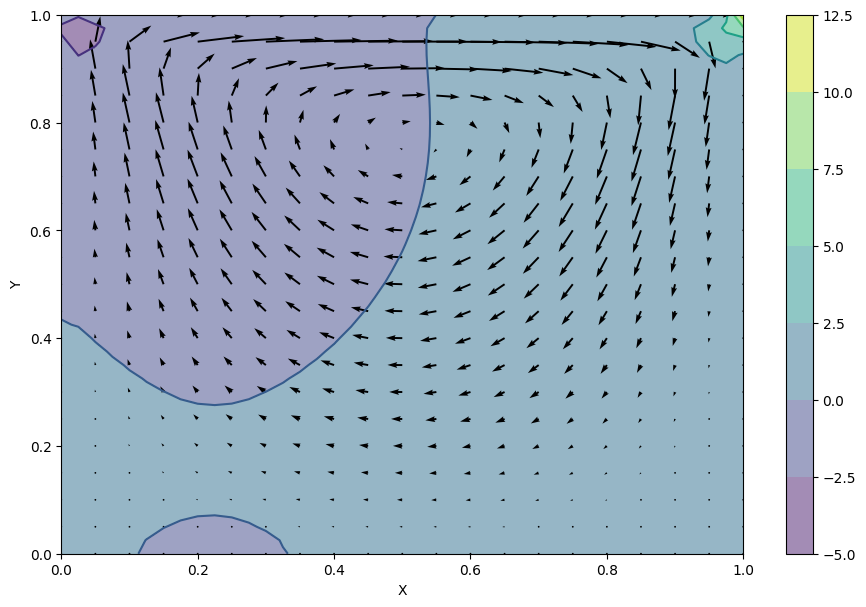

The script that saved this image:
import numpy as np
from matplotlib import pyplot, cm
from devito import Grid, TimeFunction, Function, Eq, solve, Operator, configuration, SubDomain, NODE
from devito.symbolics import retrieve_functions, INT

######## same as 02.py but using subdomains for the pressure field (including the bc implementation)
# also this approach utilises a modified stencil approach to implement the neumann bcs

ny = 41
nx = 41


nt = 2000
nit = 50


x_coord = np.linspace(0, 1, nx)
y_coord = np.linspace(0, 1, ny)


Y, X = np.meshgrid(x_coord, y_coord)

rho = 1
nu = .1
dt = .0007
so = 2
    

# Use subdomains just for pressure field for now
class Sub1(SubDomain):
    name = 'sub1'
    def __init__(self, S_O):
        super().__init__()
        self.S_O = S_O

    def define(self, dimensions):
        x, y = dimensions
        return {x: ('left', 1), y: ('middle', ny-2, 1)}
    

class Sub2(SubDomain):
    name = 'sub2'
    def __init__(self, S_O):
        super().__init__()
        self.S_O = S_O

    def define(self, dimensions):
        x, y = dimensions
        return {x: ('middle', 1, 2), y: ('middle', ny-2, 1)}
    

class Sub3(SubDomain):
    name = 'sub3'
    def __init__(self, S_O):
        super().__init__()
        self.S_O = S_O

    def define(self, dimensions):
        x, y = dimensions
        return {x: ('middle', nx-2, 1), y: ('middle', ny-2, 1)}
    


class Sub4(SubDomain):
    name = 'sub4'
    def __init__(self, S_O):
        super().__init__()
        self.S_O = S_O

    def define(self, dimensions):
        x, y = dimensions
        return {x: ('left', 1), y: ('middle', 1, 2)}



class Sub5(SubDomain):
    name = 'sub5'
    def __init__(self, S_O):
        super().__init__()
        self.S_O = S_O

    def define(self, dimensions):
        x, y = dimensions
        return {x: ('middle', 1, 2), y: ('middle', 1, 2)}
    


class Sub6(SubDomain):
    name = 'sub6'
    def __init__(self, S_O):
        super().__init__()
        self.S_O = S_O

    def define(self, dimensions):
        x, y = dimensions
        return {x: ('middle', nx-2, 1), y: ('middle', 1, 2)}
    

class Sub7(SubDomain):
    name = 'sub7'
    def __init__(self, S_O):
        super().__init__()
        self.S_O = S_O

    def define(self, dimensions):
        x, y = dimensions
        return {x: ('left', 1), y: ('left', 1)}
    

class Sub8(SubDomain):
    name = 'sub8'
    def __init__(self, S_O):
        super().__init__()
        self.S_O = S_O

    def define(self, dimensions):
        x, y = dimensions
        return {x: ('middle', 1, 2), y: ('left', 1)}
    


class Sub9(SubDomain):
    name = 'sub9'
    def __init__(self, S_O):
        super().__init__()
        self.S_O = S_O

    def define(self, dimensions):
        x, y = dimensions
        return {x: ('middle', nx-2, 1), y: ('left', 1)}


class Sub10(SubDomain):
    name = 'sub10'
    def __init__(self, S_O):
        super().__init__()
        self.S_O = S_O

    def define(self, dimensions):
        x, y = dimensions
        return {x: x, y: ('right', 1)}
    

class Sub11(SubDomain):
    name = 'sub11'
    def __init__(self, S_O):
        super().__init__()
        self.S_O = S_O

    def define(self, dimensions):
        x, y = dimensions
        return {x: ('right', 1), y: ('left', ny-1)}
    


def neumann_bottom(eq, t, subdomain):
    lhs, rhs = eq.evaluate.args

    # Functions present in stencil
    funcs = retrieve_functions(lhs-rhs)

    yind_target = t.indices[-1]

    mapper = {}
    for f in funcs:
        yind = f.indices[-1]
        if (yind - yind_target).as_coeff_Mul()[0] < 0:
            if f.name == 'p':
                mapper.update({f: f.subs({yind: yind_target})})

    # THIS NEEDS TO BE EDITED FOR THE PETSC ONEEE......  i.e need to apply mapper to lhs as well?
    return Eq(lhs, rhs.subs(mapper), subdomain=subdomain)


def neumann_top(eq, t, subdomain):
    lhs, rhs = eq.evaluate.args

    # Functions present in stencil
    funcs = retrieve_functions(lhs-rhs)

    yind_target = t.indices[-1]

    mapper = {}
    for f in funcs:
        # Get the y index
        yind = f.indices[-1]
        # from IPython import embed; embed()
        if (yind - yind_target).as_coeff_Mul()[0] > 0:
            # Symmetric mirror: ghost maps to yind_target (last physical p-cell).
            # For staggered p at y+h_y/2 the top wall sits exactly at the midpoint
            # between yind_target and the ghost, so the Neumann mirror is yind_target.
            if f.name == 'p':
                mapper.update({f: f.subs({yind: yind_target})})

    # return Eq(lhs.subs(mapper), rhs.subs(mapper), subdomain=subdomain)
    return Eq(lhs, rhs.subs(mapper), subdomain=subdomain)


def neumann_left(eq, t, subdomain):
    lhs, rhs = eq.evaluate.args

    # Functions present in stencil
    funcs = retrieve_functions(lhs-rhs)

    xind_target = t.indices[-2]

    mapper = {}
    for f in funcs:
        xind = f.indices[-2]
        if (xind - xind_target).as_coeff_Mul()[0] < 0:
            if f.name == 'p':
                mapper.update({f: f.subs({xind: xind_target})})

    return Eq(lhs, rhs.subs(mapper), subdomain=subdomain)


def neumann_right(eq, t, subdomain):
    lhs, rhs = eq.evaluate.args

    # Functions present in stencil
    funcs = retrieve_functions(lhs-rhs)

    xind_target = t.indices[-2]

    mapper = {}
    for f in funcs:
        xind = f.indices[-2]
        if (xind - xind_target).as_coeff_Mul()[0] > 0:
            if f.name == 'p':
                mapper.update({f: f.subs({xind: xind_target})})

    return Eq(lhs, rhs.subs(mapper), subdomain=subdomain)


sub1 = Sub1(so)
sub2 = Sub2(so)
sub3 = Sub3(so)
sub4 = Sub4(so)
sub5 = Sub5(so)
sub6 = Sub6(so)
sub7 = Sub7(so)
sub8 = Sub8(so)
sub9 = Sub9(so)
sub10 = Sub10(so)
sub11 = Sub11(so)

subdomains = (sub1, sub2, sub3, sub4, sub5, sub6, sub7, sub8, sub9, sub10, sub11)

grid = Grid(shape=(nx, ny), extent=(1, 1.), subdomains=subdomains, dtype=np.float64)
x, y = grid.dimensions
t = grid.stepping_dim

#MAC grid:
# u - staggered in y
# v - staggered in x
# p - cell centres (staggered in both x and y)
u = TimeFunction(name='u', grid=grid, space_order=2, staggered=y)
v = TimeFunction(name='v', grid=grid, space_order=2, staggered=x)
p = TimeFunction(name='p', grid=grid, space_order=2, staggered=(x, y))


# tmp Functions (no time dimension) for the Poisson source. (this is actually not used in the original notebook,
# which suggests it is slightly wrong since the source is different for each jacobi iteration?)
# The Jacobi loop in oppres advances its own time counter, so any TimeFunction
# in the source would alternate between the two velocity buffers on each
# iteration — the solver would converge to an average of two different sources
# rather than the actual divergence of the current velocity, causing instability.
# So, we use uf anf vf which are time-invariant within the Jacobi loop.
uf = Function(name='uf', grid=grid, space_order=2, staggered=y)
vf = Function(name='vf', grid=grid, space_order=2, staggered=x)


# u-momentum:
# p.dxc is forcing the non staggering so it is not correct - that is why I use p.dx instead
eq_u = Eq(u.dt + u*u.dxc + v*u.dyc, -1./rho * p.dx + nu*(u.dx2 + u.dy2))
stencil_u = solve(eq_u, u.forward)
update_u = Eq(u.forward, stencil_u)


# from IPython import embed; embed()

# v-momentum:
eq_v = Eq(v.dt + u*v.dxc + v*v.dyc, -1./rho * p.dy + nu*(v.dx2 + v.dy2))
stencil_v = solve(eq_v, v.forward)
update_v = Eq(v.forward, stencil_v)

# from IPython import embed; embed()


# manual edit to x0 since using uf.dx and vf.dy alone does not seem to be correct? it seems to be left staggered?
ux_cc = uf.dx(x0=x + x.spacing/2)
vy_cc = vf.dy(x0=y + y.spacing/2)
# uy_cc = (uf[x, y+1] + uf[x+1, y+1] - uf[x, y-1] - uf[x+1, y-1]) / (4 * y.spacing)
# vx_cc = (vf[x+1, y] + vf[x+1, y+1] - vf[x-1, y] - vf[x-1, y+1]) / (4 * x.spacing)

eq_p = Eq(p.laplace,
          rho * (1./dt * (ux_cc + vy_cc) - ux_cc**2 - 2*uf.dy*vf.dx - vy_cc**2),
          subdomain=grid.subdomains['sub5'])

stencil_p = solve(eq_p, p)
update_p = Eq(p.forward, stencil_p)

from IPython import embed; embed()


# u BCs
# Left/right walls: u is not x-staggered so nodes sit exactly on the walls.
# Bottom wall - average across the wall is zero, so ghost point is negative of first interior point

# Top lid (y=1): value at the wall equals U_lid=1: (u[ny-2] + u[ny-1])/2 = 1
# u[ny-1] = 2 - u[ny-2]
bc_u  = [Eq(u[t+1, 0, y], 0)] # left
bc_u += [Eq(u[t+1, nx-1, y], 0)] # right
bc_u += [Eq(u[t+1, x, -1], -u[t+1, x, 0])] # bottom
bc_u += [Eq(u[t+1, x, ny-1], 2 - u[t+1, x, ny-2])]  # lid: u=1 at y=1

bc_v  = [Eq(v[t+1, -1, y], -v[t+1, 0, y])] # left
bc_v += [Eq(v[t+1, nx-1, y], -v[t+1, nx-2, y])]  # ghost beyond right wall: interp to 0 at x=1
bc_v += [Eq(v[t+1, x, ny-1], 0)] # top
bc_v += [Eq(v[t+1, x, 0], 0)] # bottom


# p is at cell centres
bc_p = [neumann_left(neumann_top(update_p, p.forward, sub1), p.forward, sub1)]

bc_p += [neumann_top(update_p, p.forward, sub2)]
bc_p += [neumann_right(neumann_top(update_p, p.forward, sub3), p.forward, sub3)]
bc_p += [neumann_left(update_p, p.forward, sub4)]

bc_p += [neumann_right(update_p, p.forward, sub6)]
bc_p += [neumann_bottom(update_p, p.forward, sub8)]
bc_p += [neumann_right(neumann_bottom(update_p, p.forward, sub9), p.forward, sub9)]

bc_p += [Eq(p.forward, 0, subdomain=grid.subdomains['sub7'])] # pin pressure at corner 


optime = Operator([update_u, update_v] + bc_u + bc_v)
oppres = Operator([update_p] + bc_p)
# print(oppres.ccode)

configuration['log-level'] = 'ERROR'

for step in range(0, nt):
    if step > 0:
        uf.data[:] = u.data[step % 2]
        vf.data[:] = v.data[step % 2]
        oppres(time_M=nit)
    optime(time_m=step, time_M=step, dt=dt)


# Import u values at x=L/2 (table 6, column 2 rows 12-26) in Marchi et al.
Marchi_Re10_u = np.array([[0.0625, -3.85425800e-2],
                          [0.125,  -6.96238561e-2],
                          [0.1875, -9.6983962e-2],
                          [0.25,   -1.22721979e-1],
                          [0.3125, -1.47636199e-1],
                          [0.375,  -1.71260757e-1],
                          [0.4375, -1.91677043e-1],
                          [0.5,    -2.05164738e-1],
                          [0.5625, -2.05770198e-1],
                          [0.625,  -1.84928116e-1],
                          [0.6875, -1.313892353e-1],
                          [0.75,   -3.1879308e-2],
                          [0.8125,  1.26912095e-1],
                          [0.875,   3.54430364e-1],
                          [0.9375,  6.50529292e-1]])
# Import v values at y=L/2 (table 6, column 2 rows 27-41) in Marchi et al.
Marchi_Re10_v = np.array([[0.0625, 9.2970121e-2],
                          [0.125,  1.52547843e-1],
                          [0.1875, 1.78781456e-1],
                          [0.25,   1.76415100e-1],
                          [0.3125, 1.52055820e-1],
                          [0.375,  1.121477612e-1],
                          [0.4375, 6.21048147e-2],
                          [0.5,    6.3603620e-3],
                          [0.5625,-5.10417285e-2],
                          [0.625, -1.056157259e-1],
                          [0.6875,-1.51622101e-1],
                          [0.75,  -1.81633561e-1],
                          [0.8125,-1.87021651e-1],
                          [0.875, -1.59898186e-1],
                          [0.9375,-9.6409942e-2]])

# run trivial operators to interpolate the staggered fields back onto original grid "nodes" for plotting and analysis

plotfunc_u = Function(name='plotfunc_u', grid=grid, space_order=2, staggered=NODE)
plotfunc_v = Function(name='plotfunc_v', grid=grid, space_order=2, staggered=NODE)
plotfunc_p = Function(name='plotfunc_p', grid=grid, space_order=2, staggered=NODE)

Operator(Eq(plotfunc_u, u))(time_M=0)
Operator(Eq(plotfunc_v, v))(time_M=0)
Operator(Eq(plotfunc_p, p))(time_M=0)


fig = pyplot.figure(figsize=(11, 7), dpi=100)
pyplot.contourf(X, Y, plotfunc_p.data[:], alpha=0.5, cmap=cm.viridis)
pyplot.colorbar()
pyplot.contour(X, Y, plotfunc_p.data[:], cmap=cm.viridis)
pyplot.quiver(X[::2, ::2], Y[::2, ::2], plotfunc_u.data[::2, ::2], plotfunc_v.data[::2, ::2])
pyplot.xlabel('X')
pyplot.ylabel('Y')
pyplot.savefig('03.png', dpi=100, bbox_inches='tight')
pyplot.show()

#NBVAL_IGNORE_OUTPUT
# Again, check results with Marchi et al 2009.
fig = pyplot.figure(figsize=(12, 6))
ax1 = fig.add_subplot(121)
ax1.plot(plotfunc_u.data[int(grid.shape[0]/2),:],y_coord[:])
ax1.plot(Marchi_Re10_u[:,1],Marchi_Re10_u[:,0],'ro')
ax1.set_xlabel('$u$')
ax1.set_ylabel('$y$')
ax1 = fig.add_subplot(122)
ax1.plot(x_coord[:],plotfunc_v.data[:,int(grid.shape[0]/2)])
ax1.plot(Marchi_Re10_v[:,0],Marchi_Re10_v[:,1],'ro')
ax1.set_xlabel('$x$')
ax1.set_ylabel('$v$')
pyplot.savefig('03_comparison.png', dpi=100, bbox_inches='tight')
pyplot.show()
